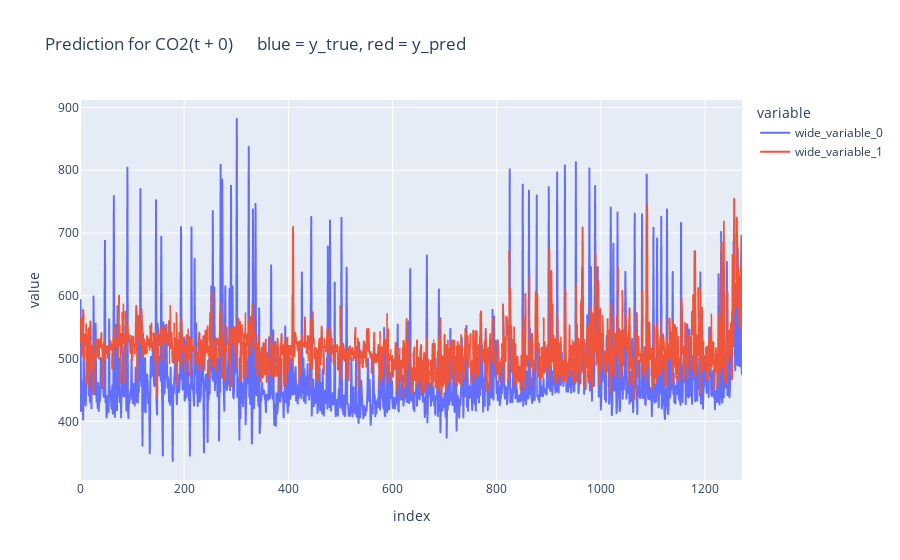
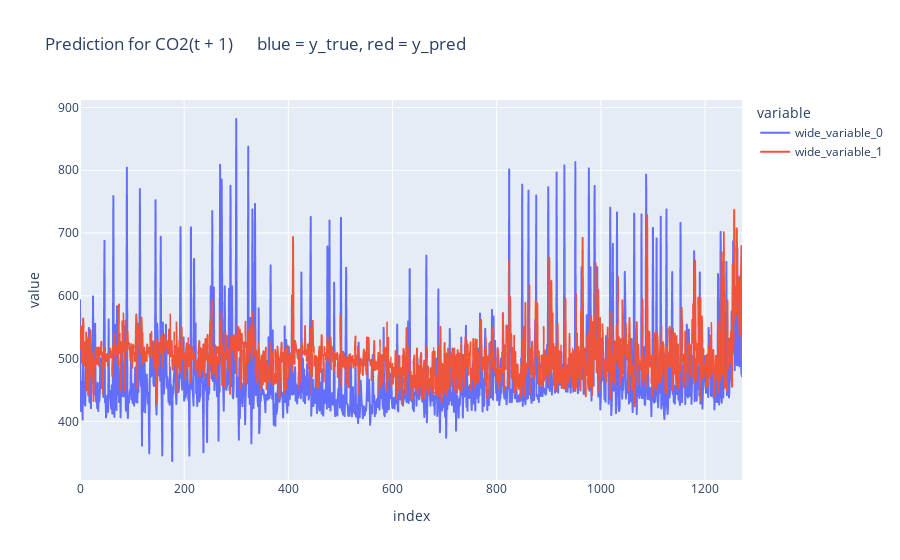

The code cell stored with these charts, in order, in its notebook:
### Code cell
from sklearn.metrics import mean_squared_error, mean_absolute_percentage_error, root_mean_squared_error, r2_score
import plotly.express as px
import seaborn as sns


class Evaluator:

    def __init__(self):
        pass

    def evaluate(self, y_pred, y_true):
        print("MSE: ", self.calculate_mse(y_pred = y_pred, y_true = y_true))
        print("RMSE: ", self.calculate_rmse(y_pred = y_pred, y_true = y_true))
        print("MAPE: ", self.calculate_mape(y_pred = y_pred, y_true = y_true))
        print("R2: ", self.calculate_r2(y_pred = y_pred, y_true = y_true))
        print("\n")


    def calculate_mse(self, y_true, y_pred):
        return round(mean_squared_error(y_true = y_true, y_pred = y_pred), 2)

    def calculate_rmse(self, y_true, y_pred):
        return round(root_mean_squared_error(y_true = y_true, y_pred = y_pred), 2)

    def calculate_mape(self, y_true, y_pred):
        return round(mean_absolute_percentage_error(y_true = y_true, y_pred = y_pred), 2)

    def calculate_r2(self, y_true, y_pred):
        return round(r2_score(y_true = y_true, y_pred = y_pred), 2)

ev = Evaluator()

for col in range(0, fe.y_test.shape[1]):
    print(f"t +", col)
    ev.evaluate(y_true = fe.y_test[:, col], y_pred = pred[:, col])

    pred_df = pd.DataFrame(pred[:, col], columns = [f"pred_CO2(t + {col})"])
    pred_df[f"CO2(t + {col})"] = fe.y_test[:, col]

    px.line(y = [fe.y_test[:, col], pred[:, col]], title = f"Prediction for CO2(t + {col})      blue = y_true, red = y_pred").show()

### Figure 1 — Plotly figure (JSON) as saved in the notebook; plotly's stock layout.template omitted (floating-point values rounded to 4 significant figures; data arrays with more than 128 entries replaced by an {"elided": "..."} marker saying what was removed)
{"data": [{"hovertemplate": "variable=wide_variable_0<br>index=%{x}<br>value=%{y}<extra></extra>", "legendgroup": "wide_variable_0", "line": {"color": "#636efa", "dash": "solid"}, "marker": {"symbol": "circle"}, "mode": "lines", "name": "wide_variable_0", "showlegend": true, "type": "scattergl", "x": {"elided": "1272 int values"}, "xaxis": "x", "y": {"elided": "1272 float values"}, "yaxis": "y"}, {"hovertemplate": "variable=wide_variable_1<br>index=%{x}<br>value=%{y}<extra></extra>", "legendgroup": "wide_variable_1", "line": {"color": "#EF553B", "dash": "solid"}, "marker": {"symbol": "circle"}, "mode": "lines", "name": "wide_variable_1", "showlegend": true, "type": "scattergl", "x": {"elided": "1272 int values"}, "xaxis": "x", "y": {"elided": "1272 float values"}, "yaxis": "y"}], "layout": {"legend": {"title": {"text": "variable"}, "tracegroupgap": 0}, "title": {"text": "Prediction for CO2(t + 0)      blue = y_true, red = y_pred"}, "xaxis": {"anchor": "y", "domain": [0, 1], "title": {"text": "index"}}, "yaxis": {"anchor": "x", "domain": [0, 1], "title": {"text": "value"}}}}

### Figure 2 — Plotly figure (JSON) as saved in the notebook; plotly's stock layout.template omitted (floating-point values rounded to 4 significant figures; data arrays with more than 128 entries replaced by an {"elided": "..."} marker saying what was removed)
{"data": [{"hovertemplate": "variable=wide_variable_0<br>index=%{x}<br>value=%{y}<extra></extra>", "legendgroup": "wide_variable_0", "line": {"color": "#636efa", "dash": "solid"}, "marker": {"symbol": "circle"}, "mode": "lines", "name": "wide_variable_0", "showlegend": true, "type": "scattergl", "x": {"elided": "1272 int values"}, "xaxis": "x", "y": {"elided": "1272 float values"}, "yaxis": "y"}, {"hovertemplate": "variable=wide_variable_1<br>index=%{x}<br>value=%{y}<extra></extra>", "legendgroup": "wide_variable_1", "line": {"color": "#EF553B", "dash": "solid"}, "marker": {"symbol": "circle"}, "mode": "lines", "name": "wide_variable_1", "showlegend": true, "type": "scattergl", "x": {"elided": "1272 int values"}, "xaxis": "x", "y": {"elided": "1272 float values"}, "yaxis": "y"}], "layout": {"legend": {"title": {"text": "variable"}, "tracegroupgap": 0}, "title": {"text": "Prediction for CO2(t + 1)      blue = y_true, red = y_pred"}, "xaxis": {"anchor": "y", "domain": [0, 1], "title": {"text": "index"}}, "yaxis": {"anchor": "x", "domain": [0, 1], "title": {"text": "value"}}}}
